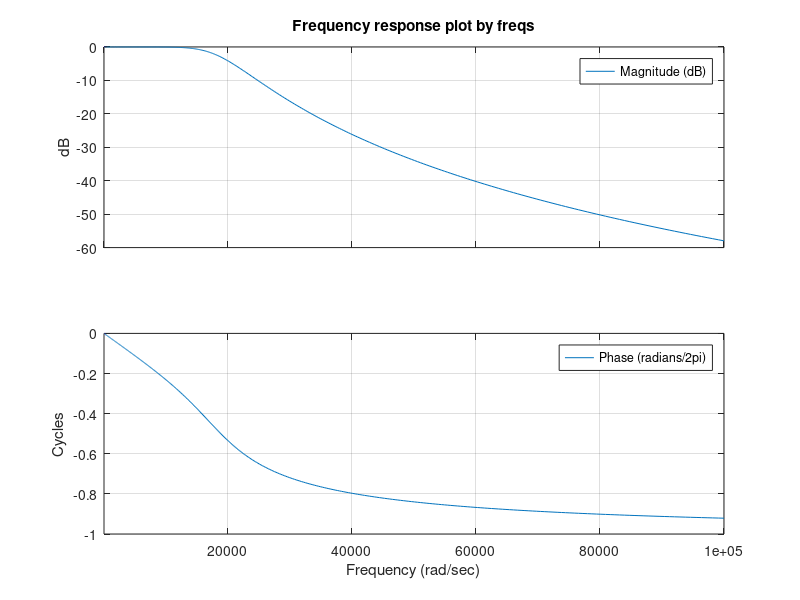

Write the MATLAB code that produced this figure. (Note: this script raises an error after producing the figure.)
B = [0, 0, 0, 0, 1.16238e17]; 
A = [1, 49257.78, 1.21309e9, 1.7501e13,1.26238e17]; 
%zplane(B,A);


a1 = 49257.7;
a2 = 1.21309e9;
a3 = 1.7501e13;
a4 = 1.26238e17;

w = logspace(1,5,1000);
freqs([0, 0, 0, a4],[1, a1, a2, a3, a4],w);

[H, W] = freqs([0, 0, 0, a4],[1, a1, a2, a3, a4],w);
[peak_level,indx] = max(abs(H));
peak_freq = w(indx)/(2*pi); 
peak_level_dB=20*log10(peak_level);
%plot(w,20*log10(H))
% 
% a1 = 14427.5;
% a2 = 355.3e6;
% 
% w = logspace(1,5,1000);
% freqs([ 0, a3],[1, a1, a2],w);
% 
% [H, W] = freqs([a3, 0],[1, a1, a2],w);
% [peak_level,indx] = max(abs(H));
% peak_freq = w(indx)/(2*pi) 
% peak_level_dB=20*log10(peak_level)